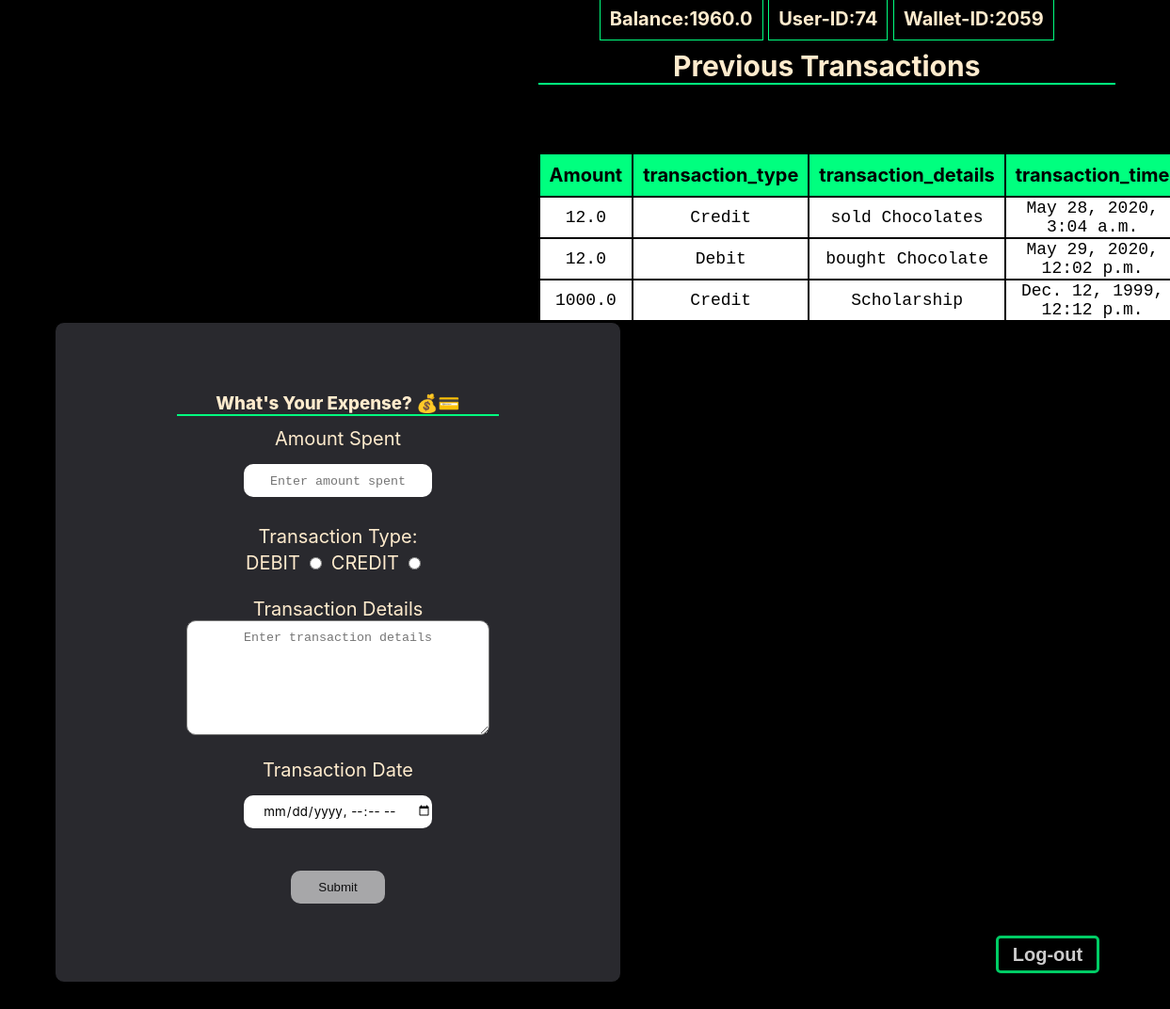
/expense/74, run on the app's committed database.
### exp_tracker/models.py (models this page shows, shortened)
class Wallet(models.Model):
    user_id = models.ForeignKey(User, on_delete=models.CASCADE)
    wallet_id = models.CharField(max_length=10, primary_key=True)
    balance = models.FloatField()
    def __str__(self):
        return self.wallet_id

class User(models.Model):
    user_id = models.CharField(max_length=10, primary_key=True)
    name = models.CharField(max_length=20)
    password = models.CharField(max_length=10)
    def __str__(self):
        return self.user_id

class Transcation(models.Model):
    user_id = models.ForeignKey(User, on_delete=models.CASCADE)
    wallet_id = models.ForeignKey(Wallet, on_delete=models.CASCADE)
    amount = models.FloatField()
    transaction_type = models.CharField(max_length=10)
    transaction_details = models.TextField()
    transaction_time = models.DateTimeField()

### exp_tracker/views.py (the view, shortened to what this page needs)
# urls.py: path('expense/<str:user_id>', expense),
def expense(request, user_id):
    wallet_object = Wallet.objects.filter(user_id=user_id)
    w_id = wallet_object[0]
    balance = float(0)
    for i in wallet_object:
        balance = i.balance
    print(w_id)
    user_object = User.objects.get(pk=user_id)
    uid = user_object.user_id
    print(user_object)
    try:
        transact_object = Transcation.objects.filter(user_id=uid)
        return render(request, 'expense.html', {'balance': balance, 'wallet_object': w_id, 'user_object': user_object, 'transact_object': transact_object})
    except:
        if request.method == "POST":
            amount = request.POST['amount']
            transaction_type = request.POST['transaction_type']
            print(transaction_type)
            transaction_details = request.POST['transaction_details']
            transaction_time = request.POST['transaction_time']
            balance = balance-float(amount)
            if transaction_type == "Debit":
                if balance < 0:
                    print('debit')
                    balance = 0
                else:
                    balance = balance
            else:
                print('credit')
                balance += float(amount)
            print(balance)
            new_balance = Wallet(user_id=user_object,
                                 wallet_id=w_id, balance=balance)
            new_balance.save()
            new_transaction = Transcation(user_id=user_object, wallet_id=w_id, amount=amount, transaction_type=transaction_type,
                                          transaction_details=transaction_details, transaction_time=transaction_time)
            new_transaction.save()
            return HttpResponse('helli')
        return render(request, 'expense.html', {'balance': balance, 'wallet_object': w_id, 'user_object': user_object})

### exp_tracker/templates/expense.html (shortened to what this page needs)
{% load static %}
<!DOCTYPE html>
<html lang="en">
<head>
    <link rel="stylesheet" type="text/css" href="{% static 'css/expense.css'%}">
</head>
<body>
    <div class="table">
        <label>Balance:{{balance}}</label>
        <label>User-ID:{{user_object.user_id}}</label>
        <label>Wallet-ID:{{wallet_object}}</label>
        <table style="width:100%">
            <br>
            <tr>
                <h2>Previous Transactions</h2>
                <th>Amount</th>
                <th>transaction_type</th>
                <th>transaction_details</th>
                <th>transaction_time</th>
            </tr>
            {% for i in transact_object %}
            <tr>
                <td>{{i.amount}}</td>
                <td>{{i.transaction_type}}</td>
                <td>{{i.transaction_details}}</td>
                <td>{{i.transaction_time}}</td>
                <br>
            </tr>
            {% endfor %}
        </table>
    </div>
    <div class="form">
        <form action="" method="POST">
            <h3>What's Your Expense? 💰💳</h3>
            <div class="form-ele">
                <label>Amount Spent</label><br>
                <input class="form-control" name='amount' placeholder="Enter amount spent" required>
            </div>
            <div class="form-ele-trans">
                <label>Transaction Type:<br>DEBIT<input class="trans" type="radio" value="Debit" name="transaction_type"
                        required>CREDIT<input type="radio" value="Credit" name="transaction_type">
                </label>
                <br>
            </div>
            <div class="form-ele">
                <Label>Transaction Details</Label><br>
                <textarea name="transaction_details" cols="30" rows="10" placeholder="Enter transaction details"
                    required></textarea>
            </div>
            <div class="form-ele">
                <label>Transaction Date</label><br>
                <input type="datetime-local" name="transaction_time" required>
            </div>
            <div class="form-ele">
                <a><button type="submit" name="admin_submit" class="btn btn-primary">Submit</button></a>
            </div>
        </form>
    </div>
    <footer>
        <a href="/"><button type="submit" name="admin_submit" class="btn btn-primary"
                style="width: 110px;height: 40px; border-radius: 5px; margin: 0px 0px 0px 1050px; position: relative; bottom: 50px; background: transparent; border:springgreen 3px solid;color:white; font-size: 20px;cursor: pointer; font-weight: bolder;">Log-out</button></a>
    </footer>
</body>
</html>

### exp_tracker/static/css/expense.css (style rules this page uses)
body { background-color:black; color: blanchedalmond; }
.form { display:flex; justify-content: center; align-items: center; width: 600px; height: 700px; margin-top: 60px; margin-left: 50px; border: black solid 1px; background-color:#29292e; border-radius:10px; }
.form h3 { font-family: -apple-system, BlinkMacSystemFont, 'Segoe UI', Roboto, Oxygen, Ubuntu, Cantarell, 'Open Sans', 'Helvetica Neue', sans-serif; text-align: center; font-weight: 798; border-bottom: springgreen 2px solid; margin-bottom: 2px; margin-top: 0px; }
.form-ele-trans { font-size: 20px; font-family: -apple-system, BlinkMacSystemFont, 'Segoe UI', Roboto, Oxygen, Ubuntu, Cantarell, 'Open Sans', 'Helvetica Neue', sans-serif; text-align: center; }
.form-ele-trans label,input { display:inline-block; justify-content:centre; margin: 10px; }
.form-ele { font-size: 20px; font-family: -apple-system, BlinkMacSystemFont, 'Segoe UI', Roboto, Oxygen, Ubuntu, Cantarell, 'Open Sans', 'Helvetica Neue', sans-serif; text-align: center; padding:10px; }
.form-ele input { margin-top:15px; padding: 0px; padding: auto; text-align: center; border: none; width: 200px; height: 35px; font-family: inherit; border-radius: 10px; }
.form-ele textarea { border-radius: 10px; padding: 10px; font-family: inherit; width: 300px; height: 100px; }
.form-ele button,a { margin-top:15px; padding: auto; text-align: center; border: none; width: 100px; height: 35px; border-radius: 10px; opacity:80%; cursor: pointer; }
::placeholder { text-align: center; font-family: monospace; }
.table label { text-align: justify; padding: 10px; font-size: 20px; font-weight: bold; font-family: -apple-system, BlinkMacSystemFont, 'Segoe UI', Roboto, Oxygen, Ubuntu, Cantarell, 'Open Sans', 'Helvetica Neue', sans-serif; border:springgreen 1px solid; }
.table { float:right; border-collapse: collapse; font-size: 20px; font-family: -apple-system, BlinkMacSystemFont, 'Segoe UI', Roboto, Oxygen, Ubuntu, Cantarell, 'Open Sans', 'Helvetica Neue', sans-serif; text-align: center; width: 50%; height: 100%; margin-right: 50px; }
table { margin-top:0px; }
.table th { background-color:springgreen ; color:black; padding: 10px; margin: 5px; font-family: inherit; }
.table h2 { margin:20px 0px 0px 0px; padding:0px; font-family: inherit; border-bottom: springgreen 2px solid; }
.table td { background-color:white; color:black; font-size: 18px; font-family:monospace; }

### data on the page
Wallet: balance "1960.0", wallet_id "2059"
User: user_id "74"
Transcation: amount "12.0", transaction_type "Credit", transaction_details "sold Chocolates", transaction_time "May 28, 2020, 3:04 a.m."
Transcation: amount "12.0", transaction_type "Debit", transaction_details "bought Chocolate", transaction_time "May 29, 2020, 12:02 p.m."
Transcation: amount "1000.0", transaction_type "Credit", transaction_details "Scholarship", transaction_time "Dec. 12, 1999, 12:12 p.m."
